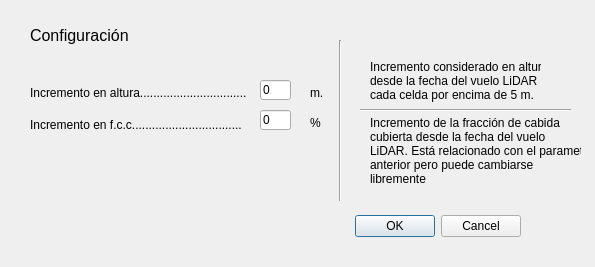
<?xml version="1.0" encoding="UTF-8"?>
<ui version="4.0">
 <class>ProjectDialogBase</class>
 <widget class="QDialog" name="ProjectDialogBase">
  <property name="geometry">
   <rect>
    <x>0</x>
    <y>0</y>
    <width>595</width>
    <height>267</height>
   </rect>
  </property>
  <property name="windowTitle">
   <string>SIGPAC</string>
  </property>
  <widget class="QDialogButtonBox" name="button_box">
   <property name="geometry">
    <rect>
     <x>350</x>
     <y>210</y>
     <width>171</width>
     <height>32</height>
    </rect>
   </property>
   <property name="orientation">
    <enum>Qt::Horizontal</enum>
   </property>
   <property name="standardButtons">
    <set>QDialogButtonBox::Cancel|QDialogButtonBox::Ok</set>
   </property>
  </widget>
  <widget class="QLabel" name="label_4">
   <property name="geometry">
    <rect>
     <x>30</x>
     <y>20</y>
     <width>171</width>
     <height>31</height>
    </rect>
   </property>
   <property name="font">
    <font>
     <pointsize>12</pointsize>
     <weight>50</weight>
     <bold>false</bold>
    </font>
   </property>
   <property name="text">
    <string>Configuración</string>
   </property>
  </widget>
  <widget class="Line" name="line_4">
   <property name="geometry">
    <rect>
     <x>330</x>
     <y>40</y>
     <width>20</width>
     <height>161</height>
    </rect>
   </property>
   <property name="orientation">
    <enum>Qt::Vertical</enum>
   </property>
  </widget>
  <widget class="QLabel" name="label_14">
   <property name="geometry">
    <rect>
     <x>370</x>
     <y>110</y>
     <width>211</width>
     <height>81</height>
    </rect>
   </property>
   <property name="text">
    <string>Incremento de la fracción de cabida
cubierta desde la fecha del vuelo
LiDAR. Está relacionado con el parametro
anterior pero puede cambiarse
libremente</string>
   </property>
  </widget>
  <widget class="Line" name="line_5">
   <property name="geometry">
    <rect>
     <x>360</x>
     <y>100</y>
     <width>211</width>
     <height>20</height>
    </rect>
   </property>
   <property name="orientation">
    <enum>Qt::Horizontal</enum>
   </property>
  </widget>
  <widget class="QLabel" name="label_15">
   <property name="geometry">
    <rect>
     <x>370</x>
     <y>40</y>
     <width>171</width>
     <height>81</height>
    </rect>
   </property>
   <property name="text">
    <string>Incremento considerado en altura
desde la fecha del vuelo LiDAR a
cada celda por encima de 5 m.</string>
   </property>
  </widget>
  <widget class="QLabel" name="label_5">
   <property name="geometry">
    <rect>
     <x>30</x>
     <y>112</y>
     <width>239</width>
     <height>25</height>
    </rect>
   </property>
   <property name="text">
    <string>Incremento en f.c.c.................................</string>
   </property>
  </widget>
  <widget class="QLabel" name="label_19">
   <property name="geometry">
    <rect>
     <x>310</x>
     <y>110</y>
     <width>239</width>
     <height>25</height>
    </rect>
   </property>
   <property name="text">
    <string>%</string>
   </property>
  </widget>
  <widget class="QLineEdit" name="crecimiento">
   <property name="geometry">
    <rect>
     <x>260</x>
     <y>80</y>
     <width>31</width>
     <height>20</height>
    </rect>
   </property>
   <property name="text">
    <string>0</string>
   </property>
  </widget>
  <widget class="QLabel" name="label_18">
   <property name="geometry">
    <rect>
     <x>310</x>
     <y>80</y>
     <width>121</width>
     <height>26</height>
    </rect>
   </property>
   <property name="text">
    <string>m.</string>
   </property>
  </widget>
  <widget class="QLabel" name="label_6">
   <property name="geometry">
    <rect>
     <x>30</x>
     <y>80</y>
     <width>239</width>
     <height>26</height>
    </rect>
   </property>
   <property name="text">
    <string>Incremento en altura................................</string>
   </property>
  </widget>
  <widget class="QLineEdit" name="crecimientofcc">
   <property name="geometry">
    <rect>
     <x>260</x>
     <y>110</y>
     <width>31</width>
     <height>20</height>
    </rect>
   </property>
   <property name="text">
    <string>0</string>
   </property>
  </widget>
 </widget>
 <resources/>
 <connections>
  <connection>
   <sender>button_box</sender>
   <signal>accepted()</signal>
   <receiver>ProjectDialogBase</receiver>
   <slot>accept()</slot>
   <hints>
    <hint type="sourcelabel">
     <x>20</x>
     <y>20</y>
    </hint>
    <hint type="destinationlabel">
     <x>20</x>
     <y>20</y>
    </hint>
   </hints>
  </connection>
  <connection>
   <sender>button_box</sender>
   <signal>rejected()</signal>
   <receiver>ProjectDialogBase</receiver>
   <slot>reject()</slot>
   <hints>
    <hint type="sourcelabel">
     <x>20</x>
     <y>20</y>
    </hint>
    <hint type="destinationlabel">
     <x>20</x>
     <y>20</y>
    </hint>
   </hints>
  </connection>
 </connections>
</ui>
